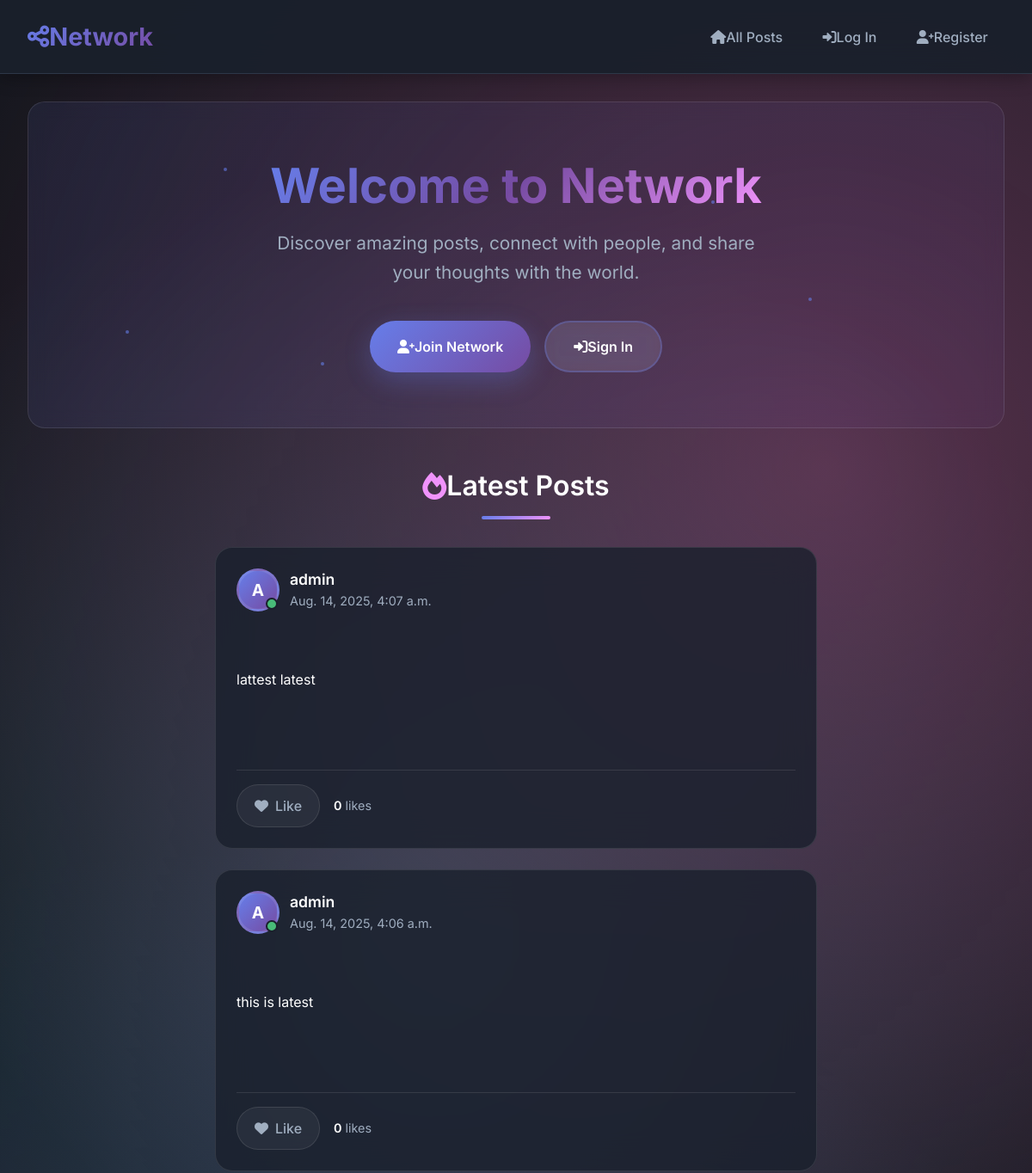
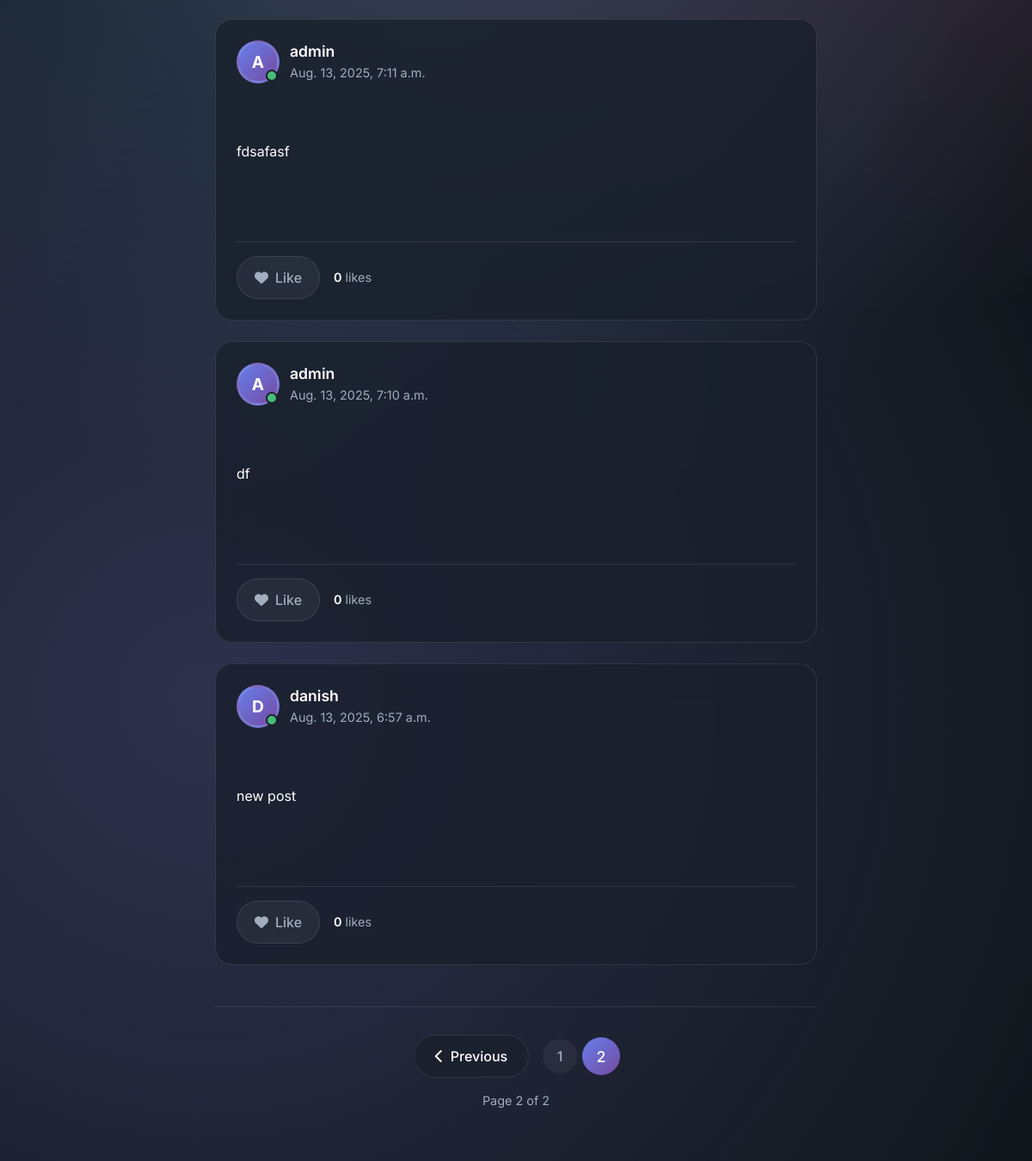
Before: /?page=2 with the older database file (2 pictures, top to bottom).
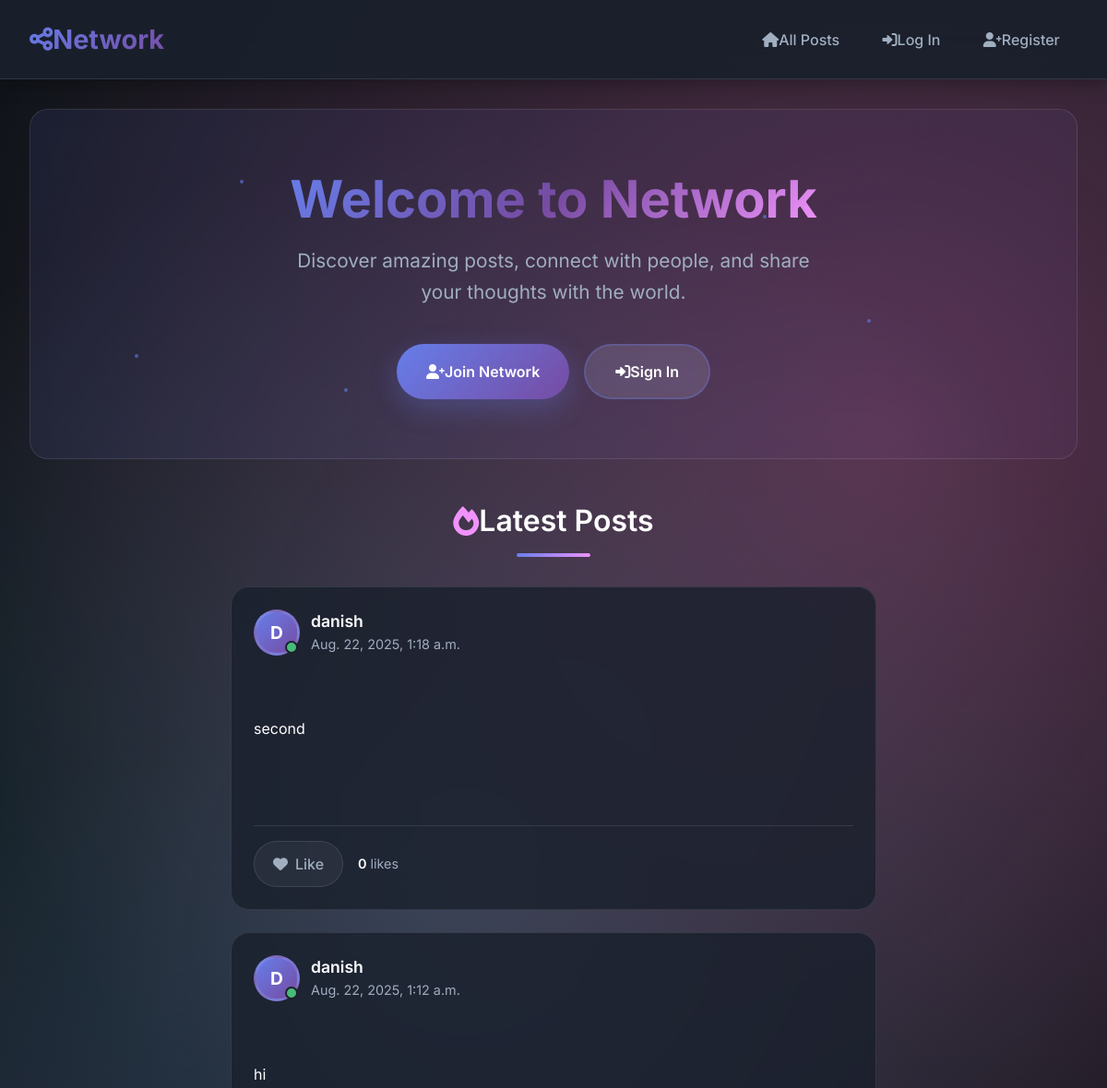
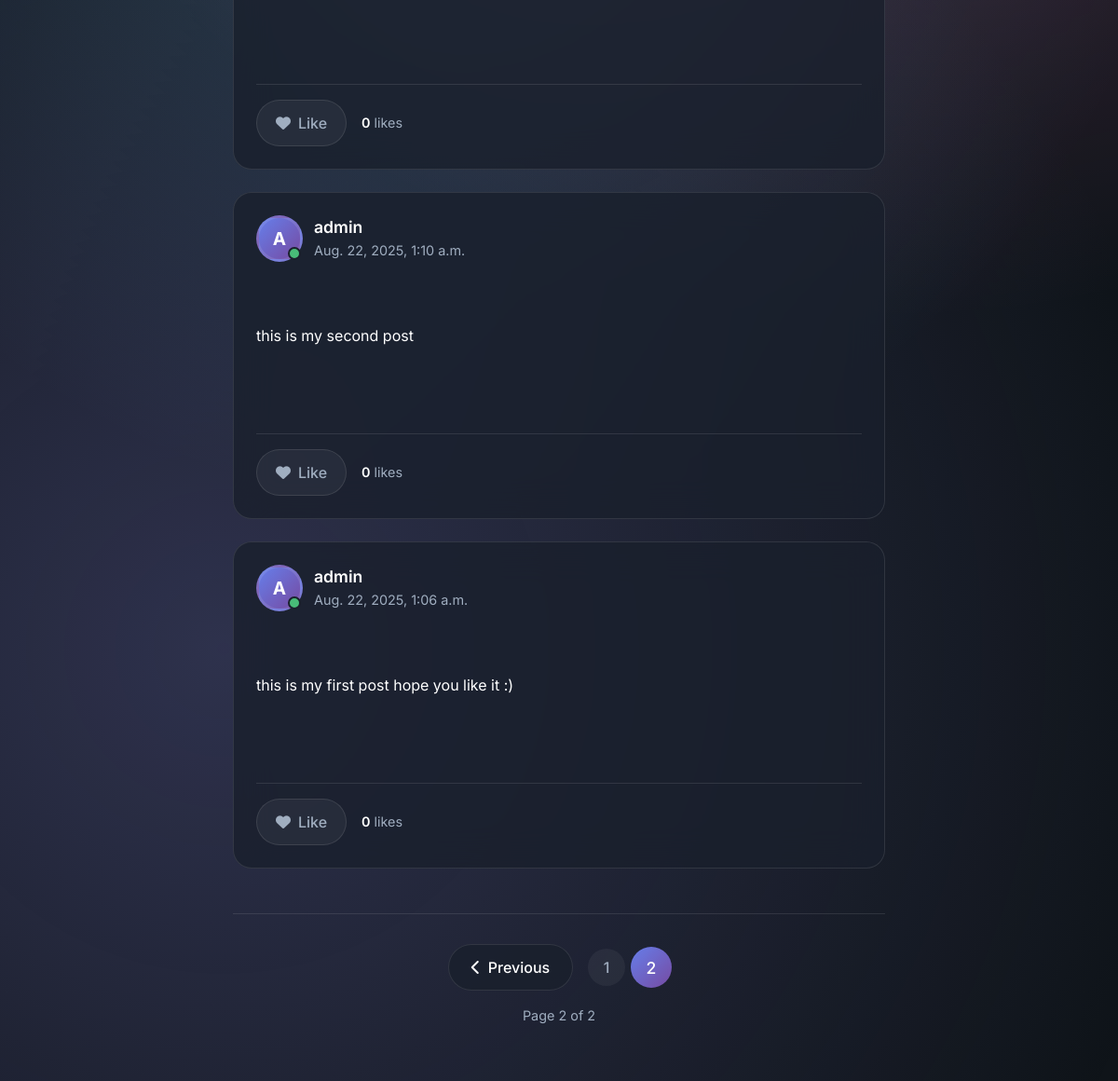
After: the same page with the newer database file (2 pictures, top to bottom).
### network/models.py (models this page shows)
class Post(models.Model):
    post_creator = models.ForeignKey(User, on_delete=models.CASCADE,related_name='posts')
    post_content = models.TextField()
    post_creation_date = models.DateTimeField(default=timezone.now)
    posts_likes = models.ManyToManyField(User,blank=True,related_name='liked_posts')

class User(AbstractUser):
    following = models.ManyToManyField(
        'self',
        symmetrical=False,
        related_name='followers'
    )

### network/views.py (the view)
# urls.py: path("", views.index, name="index"),
def index(request):
    all_posts = Post.objects.order_by('-post_creation_date')
    paginator = Paginator(all_posts,10)
    page_number = request.GET.get('page')
    page_obj = paginator.get_page(page_number)
    return render(request, 'network/index.html', {
    "page_obj": page_obj,
})

### network/templates/network/index.html (shortened to what this page needs)
{% extends "network/layout.html" %}
{% block body %}
<div class="index-container">
    <div class="hero-section">
        <div class="hero-content">
            <div class="hero-text">
                <h1 class="hero-title">
                    <span class="gradient-text">Welcome to Network</span>
                </h1>
                <p class="hero-subtitle">
                    Discover amazing posts, connect with people, and share your thoughts with the world.
                </p>
            </div>
            {% if not user.is_authenticated %}
            <div class="hero-cta">
                <a href="{% url 'register' %}" class="btn-primary-custom">
                    <i class="fas fa-user-plus me-2"></i>Join Network
                </a>
                <a href="{% url 'login' %}" class="btn-secondary-custom">
                    <i class="fas fa-sign-in-alt me-2"></i>Sign In
                </a>
            </div>
            {% else %}
            <div class="hero-cta">
                <a href="{% url 'newPost' %}" class="btn-primary-custom">
                    <i class="fas fa-plus me-2"></i>Create New Post
                </a>
            </div>
            {% endif %}
        </div>
        <div class="particles">
            <div class="particle"></div>
            <div class="particle"></div>
            <div class="particle"></div>
            <div class="particle"></div>
            <div class="particle"></div>
        </div>
    </div>
    <div class="section-header">
        <h2 class="section-title">
            <i class="fas fa-fire me-2"></i>
            Latest Posts
        </h2>
        <div class="section-divider"></div>
    </div>
    <div class="posts-container">
        {% include "network/_posts_list.html" with all_posts=all_posts %}
    </div>
</div>
{% endblock %}

### network/templates/network/_posts_list.html (shortened to what this page needs)
{% load static %}
<div class="posts-feed">
  {% for post in page_obj %}
    <article class="post-card" data-post-id="{{ post.id }}">
      <div class="post-header">
        <div class="author-info">
          <div class="avatar-wrapper">
            <div class="avatar">
              {{ post.post_creator.username|first|upper }}
            </div>
            <div class="online-indicator"></div>
          </div>
          <div class="author-details">
            <h3 class="author-name">
              <a href='{% url "profilePage" username=post.post_creator.username %}'
                 class="author-link">
                {{ post.post_creator }}
              </a>
            </h3>
            <time class="post-date" datetime="{{ post.post_creation_date|date:'c' }}">
              {{ post.post_creation_date }}
            </time>
          </div>
        </div>
      </div>
      <div class="post-content">
        <div class="content-view" style="display: block;">
          <div class="post-text" id="post-content-{{ post.id }}">
            {{ post.post_content|linebreaks }}
          </div>
        </div>
      </div>
      <div class="post-actions">
        <div class="action-group">
          <button class="action-btn like-btn btn-toggle-like {% if user in post.posts_likes.all %}liked{% endif %}"
                  data-id="{{ post.id }}"
                  aria-label="{% if user in post.posts_likes.all %}Unlike{% else %}Like{% endif %} post">
            <div class="btn-content">
              <i class="fas fa-heart"></i>
              <span class="btn-text">
                {% if user in post.posts_likes.all %}Liked{% else %}Like{% endif %}
              </span>
            </div>
          </button>
          <div class="like-count">
            <span id="likes-count-{{ post.id }}" class="count-number">
              {{ post.posts_likes.count }}
            </span>
            <span class="count-label">
              {% if post.posts_likes.count == 1 %}like{% else %}likes{% endif %}
            </span>
          </div>
        </div>
      </div>
    </article>
  {% endfor %}
  {% if page_obj.paginator.num_pages > 1 %}
    <nav class="pagination-wrapper" aria-label="Posts pagination">
      <div class="pagination-container">
        {% if page_obj.has_previous %}
          <a class="pagination-btn prev-btn"
             href="?page={{ page_obj.previous_page_number }}"
             aria-label="Go to previous page">
            <i class="fas fa-chevron-left"></i>
            <span>Previous</span>
          </a>
        {% endif %}
        <div class="page-numbers">
          {% for num in page_obj.paginator.page_range %}
            {% if page_obj.number == num %}
              <span class="page-number active" aria-current="page">{{ num }}</span>
            {% else %}
              <a class="page-number" href="?page={{ num }}">{{ num }}</a>
            {% endif %}
          {% endfor %}
        </div>
      </div>
      <div class="pagination-info">
        Page {{ page_obj.number }} of {{ page_obj.paginator.num_pages }}
      </div>
    </nav>
  {% endif %}
</div>

Changed rows visible on the page:
removed Post: post_creator.username|first "A", post_creator "admin", post_creation_date "Aug. 14, 2025, 4:07 a.m.", post_content "lattest latest", shows "Like", posts_likes.count "0"
removed Post: post_creator.username|first "A", post_creator "admin", post_creation_date "Aug. 14, 2025, 4:06 a.m.", post_content "this is latest", shows "Like", posts_likes.count "0"
removed Post: post_creator.username|first "A", post_creator "admin", post_creation_date "Aug. 13, 2025, 7:11 a.m.", post_content "fdsafasf", shows "Like", posts_likes.count "0"
removed Post: post_creator.username|first "A", post_creator "admin", post_creation_date "Aug. 13, 2025, 7:10 a.m.", post_content "df", shows "Like", posts_likes.count "0"
removed Post: post_creator.username|first "D", post_creator "danish", post_creation_date "Aug. 13, 2025, 6:57 a.m.", post_content "new post", shows "Like", posts_likes.count "0"
added Post: post_creator.username|first "D", post_creator "danish", post_creation_date "Aug. 22, 2025, 1:18 a.m.", post_content "second", shows "Like", posts_likes.count "0"
added Post: post_creator.username|first "D", post_creator "danish", post_creation_date "Aug. 22, 2025, 1:12 a.m.", post_content "hi", shows "Like", posts_likes.count "0"
added Post: post_creator.username|first "A", post_creator "admin", post_creation_date "Aug. 22, 2025, 1:10 a.m.", post_content "this is my second post", shows "Like", posts_likes.count "0"
added Post: post_creator.username|first "A", post_creator "admin", post_creation_date "Aug. 22, 2025, 1:06 a.m.", post_content "this is my first post hope you like it :)", shows "Like", posts_likes.count "0"
